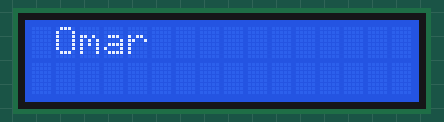
Simulated run of this program. Board: ATmega32, built with avr-gcc and emulated at 8 MHz (the files do not name the chip). Shown: 16×2 character LCD. Wiring (inferred from the names in the program): character LCD (HD44780): RS PB0; E PB2; data PA0, PA1, PA2, PA3, PA4, PA5, PA6, PA7.

Above: at 0.09 s.
At 0.83 s:
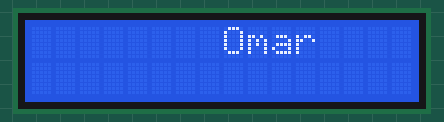
At 1.59 s:
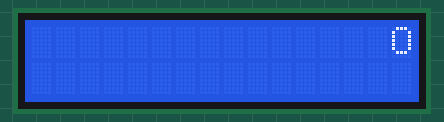
At 2.36 s:
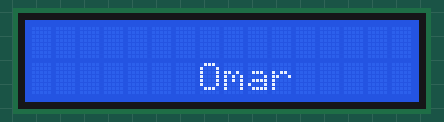
At 2.8 s:
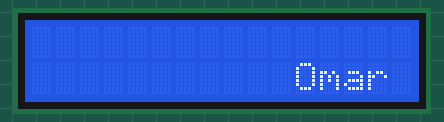
At 3.25 s:
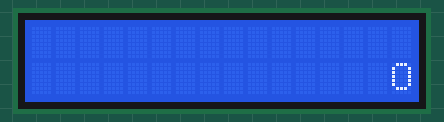

The program:

main.c
```c
/*
 * main.c
 *
 *  Created on: 23 Aug 2019
 *      Author: user
 */
#include"std_types.h"
#include"Bit_math.h"
#include<avr/io.h>
#define F_CPU 8000000
#include<util/delay.h>
#include"Lcd_int.h"

int main(void)
{
u8 i;
u8 arr[]="Omar";
	Lcd_vidInit();

    _delay_ms(2);

while(1)
{
	 Lcd_vidSendCommand(0x80);
		 	 _delay_ms(2);

		 	Lcd_vidWriteString(arr);
	 _delay_ms(2);

	 for(i=0;i<15;i++)
	 {
	     Lcd_vidSendCommand(0x1c);
	     _delay_ms(100);
	 }

	 Lcd_vidSendCommand(0x01);
	 	_delay_ms(2);

	 Lcd_vidSendCommand(0xc0);
	 _delay_ms(2);

	 Lcd_vidWriteString(arr);
	 	 _delay_ms(2);

	 for(i=0;i<15;i++)
	 {
	 Lcd_vidSendCommand(0x1c);
	 _delay_ms(100);
	 }

	 Lcd_vidSendCommand(0x01);
	 	 	_delay_ms(2);

}


return 0;
}
```

Lcd_cfg.h
```c
/*
 * Lcd_cfg.h
 *
 *  Created on: 23 Aug 2019
 *      Author: user
 */

#ifndef LCD_CFG_H_
#define LCD_CFG_H_

#define LCD_u8D0 Dio_u8Pin_0
#define LCD_u8D1 Dio_u8Pin_1
#define LCD_u8D2 Dio_u8Pin_2
#define LCD_u8D3 Dio_u8Pin_3
#define LCD_u8D4 Dio_u8Pin_4
#define LCD_u8D5 Dio_u8Pin_5
#define LCD_u8D6 Dio_u8Pin_6
#define LCD_u8D7 Dio_u8Pin_7

#define LCD_u8RS Dio_u8Pin_8
#define LCD_u8RW Dio_u8Pin_9
#define LCD_u8EN Dio_u8Pin_10

#endif /* LCD_CFG_H_ */
```

Lcd_int.h
```c
/*
 * Lcd_int.h
 *
 *  Created on: 23 Aug 2019
 *      Author: user
 */

#ifndef LCD_INT_H_
#define LCD_INT_H_

void Lcd_vidInit(void);
void Lcd_vidWriteChar(u8 Character);
void Lcd_vidSendCommand(u8 Cmd);
void Lcd_vidGoTo(u8 x , u8 y);
void Lcd_vidWriteString(u8* String);

#endif /* LCD_INT_H_ */
```

Lcd_prg.c
```c
/*
 * Lcd_prg.c
 *
 *  Created on: 23 Aug 2019
 *      Author: user
 */
#include"std_types.h"
#include"Bit_math.h"
#include"Dio_int.h"
#define F_CPU 8000000
#include<util/delay.h>
#include"Lcd_cfg.h"
#include"Lcd_int.h"


void Lcd_vidInit(void)
{
	Dio_vidSetPinDir(LCD_u8D0,DIO_u8OUTPUT);
	Dio_vidSetPinDir(LCD_u8D1,DIO_u8OUTPUT);
	Dio_vidSetPinDir(LCD_u8D2,DIO_u8OUTPUT);
	Dio_vidSetPinDir(LCD_u8D3,DIO_u8OUTPUT);
	Dio_vidSetPinDir(LCD_u8D3,DIO_u8OUTPUT);
	Dio_vidSetPinDir(LCD_u8D4,DIO_u8OUTPUT);
	Dio_vidSetPinDir(LCD_u8D5,DIO_u8OUTPUT);
	Dio_vidSetPinDir(LCD_u8D6,DIO_u8OUTPUT);
	Dio_vidSetPinDir(LCD_u8D7,DIO_u8OUTPUT);
	Dio_vidSetPinDir(LCD_u8RS,DIO_u8OUTPUT);
	Dio_vidSetPinDir(LCD_u8RW,DIO_u8OUTPUT);
	Dio_vidSetPinDir(LCD_u8EN,DIO_u8OUTPUT);

	Lcd_vidSendCommand(0x38);
	_delay_ms(2);
	Lcd_vidSendCommand(0x0c);
	_delay_ms(2);
	Lcd_vidSendCommand(0x01);
	_delay_ms(2);

}
void Lcd_vidWriteChar(u8 Character)
{
	Dio_vidSetPinVal(LCD_u8RS,DIO_u8HIGH);
	Dio_vidSetPinVal(LCD_u8RW,DIO_u8LOW);
	Dio_vidSetPinVal(LCD_u8EN,DIO_u8HIGH);

	Dio_vidSetPinVal(LCD_u8D0,GET_BIT(Character,0));
	Dio_vidSetPinVal(LCD_u8D1,GET_BIT(Character,1));
	Dio_vidSetPinVal(LCD_u8D2,GET_BIT(Character,2));
	Dio_vidSetPinVal(LCD_u8D3,GET_BIT(Character,3));
	Dio_vidSetPinVal(LCD_u8D4,GET_BIT(Character,4));
	Dio_vidSetPinVal(LCD_u8D5,GET_BIT(Character,5));
	Dio_vidSetPinVal(LCD_u8D6,GET_BIT(Character,6));
	Dio_vidSetPinVal(LCD_u8D7,GET_BIT(Character,7));
	_delay_ms(2);
	Dio_vidSetPinVal(LCD_u8EN,DIO_u8LOW);

}
void Lcd_vidSendCommand(u8 Cmd)
{
	    Dio_vidSetPinVal(LCD_u8RS,DIO_u8LOW);
		Dio_vidSetPinVal(LCD_u8RW,DIO_u8LOW);
		Dio_vidSetPinVal(LCD_u8EN,DIO_u8HIGH);

		Dio_vidSetPinVal(LCD_u8D0,GET_BIT(Cmd,0));
		Dio_vidSetPinVal(LCD_u8D1,GET_BIT(Cmd,1));
		Dio_vidSetPinVal(LCD_u8D2,GET_BIT(Cmd,2));
		Dio_vidSetPinVal(LCD_u8D3,GET_BIT(Cmd,3));
		Dio_vidSetPinVal(LCD_u8D4,GET_BIT(Cmd,4));
		Dio_vidSetPinVal(LCD_u8D5,GET_BIT(Cmd,5));
		Dio_vidSetPinVal(LCD_u8D6,GET_BIT(Cmd,6));
		Dio_vidSetPinVal(LCD_u8D7,GET_BIT(Cmd,7));
		_delay_ms(2);
		Dio_vidSetPinVal(LCD_u8EN,DIO_u8LOW);
}
void Lcd_vidWriteString(u8* String)
{
	u8 i=0;
	while(String[i]!='\0')
	{
		Lcd_vidWriteChar(String[i]);
		_delay_ms(2);
		i++;
	}
}

void Lcd_vidGoTo(u8 x , u8 y)
{
	if(x>0 && x<=16)    // x is a col
	{
		switch(y)      // y is a row
		{
		case 1:
			// col num + (0x80-1) in decimal (0x80 Force cursor to beginning to 1st line)
			Lcd_vidSendCommand(x+127);
			break;
		case 2:
			// col num + (0xc0-1) in decimal (0xc0 Force cursor to beginning to 2nd line)
			Lcd_vidSendCommand(x+191);
			break;
		default:
			break;
		}
	}
}
```

Bit_math.h
```c
/*
 * Bit_math.h
 *
 *  Created on: 17 Aug 2019
 *      Author: user
 */

#ifndef BIT_MATH_H_
#define BIT_MATH_H_

#define SET_BIT(Reg,Bit)   (Reg|=(1<<Bit))
#define CLEAR_BIT(Reg,Bit)  (Reg&=(~(1<<Bit)))
#define GET_BIT(Reg,Bit) ((Reg>>Bit)&0x01)
#endif /* BIT_MATH_H_ */
```

Dio_int.h
```c
/*
 * Dio_int.h
 *
 *  Created on: 17 Aug 2019
 *      Author: user
 */

#ifndef DIO_INT_H_
#define DIO_INT_H_
#define DIO_u8OUTPUT 1
#define DIO_u8INPUT 0

#define DIO_u8HIGH 1
#define DIO_u8LOW 0

#define Dio_u8Pin_0 0
#define Dio_u8Pin_1 1
#define Dio_u8Pin_2 2
#define Dio_u8Pin_3 3
#define Dio_u8Pin_4 4
#define Dio_u8Pin_5 5
#define Dio_u8Pin_6 6
#define Dio_u8Pin_7 7
#define Dio_u8Pin_8 8
#define Dio_u8Pin_9 9
#define Dio_u8Pin_10 10
#define Dio_u8Pin_11 11
#define Dio_u8Pin_12 12
#define Dio_u8Pin_13 13
#define Dio_u8Pin_14 14
#define Dio_u8Pin_15 15
#define Dio_u8Pin_16 16
#define Dio_u8Pin_17 17
#define Dio_u8Pin_18 18
#define Dio_u8Pin_19 19
#define Dio_u8Pin_20 20
#define Dio_u8Pin_21 21
#define Dio_u8Pin_22 22
#define Dio_u8Pin_23 23
#define Dio_u8Pin_24 24
#define Dio_u8Pin_25 25
#define Dio_u8Pin_26 26
#define Dio_u8Pin_27 27
#define Dio_u8Pin_28 28
#define Dio_u8Pin_29 29
#define Dio_u8Pin_30 30
#define Dio_u8Pin_31 31


void Dio_vidSetPinDir(u8 Pin,u8 Dir);
void Dio_vidSetPinVal(u8 Pin,u8 Val);

#endif /* DIO_INT_H_ */
```

Dio_prg.c
```c
/*
 * Dio_prg.c
 *
 *  Created on: 17 Aug 2019
 *      Author: user
 */
#include"std_types.h"
#include"Bit_math.h"
#include<avr/io.h>
void Dio_vidSetPinDir(u8 Pin,u8 Dir)
{
	u8 Loc_u8Port;
	u8 Loc_u8Pin;

	Loc_u8Port=Pin/8;
	Loc_u8Pin=Pin%8;

	switch(Loc_u8Port)
	{
	case 0:
	if(Dir==0)
		CLEAR_BIT(DDRA,Loc_u8Pin);
	else
		SET_BIT(DDRA,Loc_u8Pin);
	break;

	case 1:
		if(Dir==0)
			CLEAR_BIT(DDRB,Loc_u8Pin);
		else
			SET_BIT(DDRB,Loc_u8Pin);
		break;
	case 2:
		if(Dir==0)
			CLEAR_BIT(DDRC,Loc_u8Pin);
		else
			SET_BIT(DDRC,Loc_u8Pin);
		break;
	case 3:
		if(Dir==0)
			CLEAR_BIT(DDRD,Loc_u8Pin);
		else
			SET_BIT(DDRD,Loc_u8Pin);
		break;
	}
}
void Dio_vidSetPinVal(u8 Pin,u8 Val)
{
	u8 Loc_u8Port;
	u8 Loc_u8Pin;

		Loc_u8Port=Pin/8;
		Loc_u8Pin=Pin%8;

		switch(Loc_u8Port)
		{
		case 0:
		if(Val==0)
			CLEAR_BIT(PORTA,Loc_u8Pin);
		else
			SET_BIT(PORTA,Loc_u8Pin);
		break;

		case 1:
			if(Val==0)
				CLEAR_BIT(PORTB,Loc_u8Pin);
			else
				SET_BIT(PORTB,Loc_u8Pin);
			break;
		case 2:
			if(Val==0)
				CLEAR_BIT(PORTC,Loc_u8Pin);
			else
				SET_BIT(PORTC,Loc_u8Pin);
			break;
		case 3:
			if(Val==0)
				CLEAR_BIT(PORTD,Loc_u8Pin);
			else
				SET_BIT(PORTD,Loc_u8Pin);
			break;
		}
	}
```

std_types.h
```c
/*
 * std_types.h
 *
 *  Created on: 17 Aug 2019
 *      Author: user
 */

#ifndef STD_TYPES_H_
#define STD_TYPES_H_
typedef unsigned char u8;
typedef signed char s8;
typedef unsigned short int u16;
typedef signed short int s16;
typedef unsigned long int u32;
typedef signed long int s32 ;
typedef float f32;
typedef double f64;
#endif /* STD_TYPES_H_ */
```

Measured:
- by itself, everything shown: repeats every 3.3 s, in 30 steps
